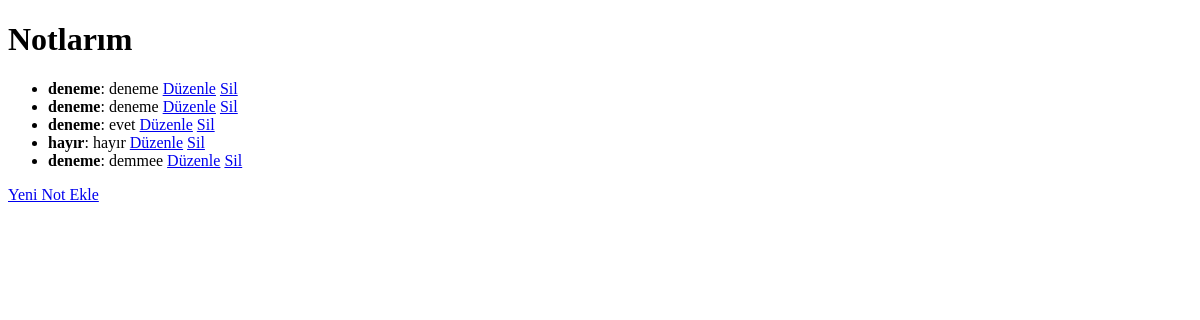
Page /notes/ (signed in) on the earlier database version.
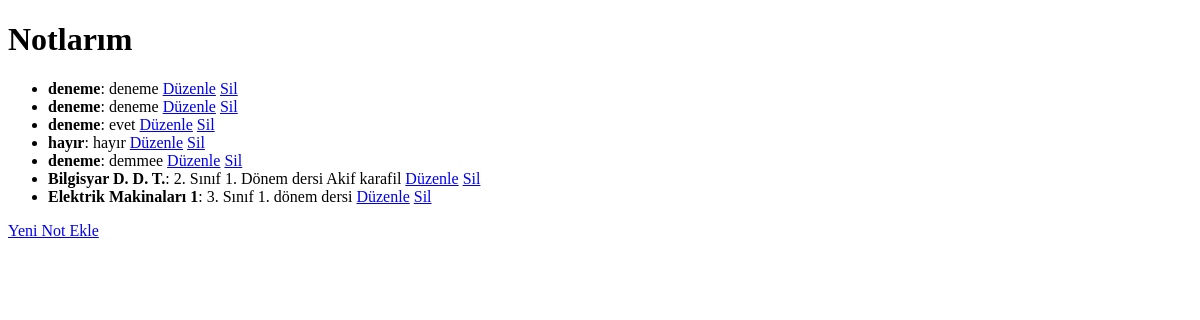
Same page on the later database version.
### notlar/models.py (models this page shows, shortened)
class Note(models.Model):
    CATEGORY_CHOICES = [
        ("genel", "Genel"),
        ("ders", "Ders"),
        ("is", "İş"),
        ("spor", "Spor"),
        ("teknoloji", "Teknoloji"),
        ("saglik", "Sağlık"),
        ("egitim", "Eğitim"),
    ]
    DERS_CHOICES = [
        ("elektrik_makinalari", "Elektrik Makineleri"),
        ("sinyaller_sistemler", "Sinyaller ve Sistemler"),
        ("devre_teorisi", "Devre Teorisi"),
        ("elektronik", "Elektronik"),
        ("kontrol_sistemleri", "Kontrol Sistemleri"),
        ("enerji_sistemleri", "Enerji Sistemleri"),
        ("elektrik_guc_sistemleri", "Elektrik Güç Sistemleri"),
        ("dijital_elektronik", "Dijital Elektronik"),
        ("mikrodenetleyiciler", "Mikrodenetleyiciler"),
        ("haberlesme_sistemleri", "Haberleşme Sistemleri"),
        ("elektromanyetik_alanlar", "Elektromanyetik Alanlar"),
        ("endustriyel_uygulamalar", "Endüstriyel Uygulamalar"),
        ("yenilenebilir_enerji", "Yenilenebilir Enerji Sistemleri"),
        ("robotik", "Robotik"),
        ("otomasyon", "Otomasyon Sistemleri"),
        ("yapay_zeka", "Yapay Zeka"),
        ("bilgisayar_muhendisligi", "Bilgisayar Mühendisliği"),
        ("sensör_teknolojileri", "Sensör Teknolojileri"),
        ("guc_elektronigi", "Güç Elektroniği"),
        ("optik_iletime", "Optik İletişim Sistemleri"),
        ("motor_kontrol", "Motor Kontrol Sistemleri"),
        ("isaret_isleme", "İşaret İşleme"),
    ]
    title = models.CharField(max_length=100)
    content = models.TextField()
    file = models.FileField(upload_to="notlar/", blank=True, null=True)
    created_at = models.DateTimeField(auto_now_add=True)
    updated_at = models.DateTimeField(auto_now=True)
    is_shared = models.BooleanField(default=False)
    kategori = models.CharField(
        max_length=50,
        choices=CATEGORY_CHOICES,
        verbose_name="Kategori",
        default="genel",
    )
    ders_kategori = models.CharField(
        max_length=50,
        choices=DERS_CHOICES,
        blank=True,
        null=True,
        verbose_name="Ders Kategori",
    )
    user = models.ForeignKey(
        User, on_delete=models.CASCADE
    )  # Kullanıcıya ilişkilendirme

### notlar/views.py (the view)
# urls.py: path("notes/", views.view_notes, name="view_notes"),  # Notları listeleme
@login_required
def view_notes(request):
    notes = Note.objects.filter(
        user=request.user
    )  # Giriş yapan kullanıcıya ait notları filtrele
    return render(request, "view_notes.html", {"notes": notes})

### notlar/templates/view_notes.html (shortened to what this page needs)
<!DOCTYPE html>
<html lang="en">
    <head>
    </head>
<body>
    <h1>Notlarım</h1>
    <ul>
        {% for note in notes %}
            <li>
                <strong>{{ note.title }}</strong>: {{ note.content }}
                <a href="{% url 'update_note' note.pk %}">Düzenle</a>
                <a href="{% url 'delete_note' note.pk %}">Sil</a>
            </li>
        {% endfor %}
    </ul>
    <a href="{% url 'not_ekle' %}" >Yeni Not Ekle</a>
</body>
</html>

Differences in the rows shown:
added Note: title "Bilgisyar D. D. T.", content "2. Sınıf 1. Dönem dersi Akif karafil"
added Note: title "Elektrik Makinaları 1", content "3. Sınıf 1. dönem dersi"
